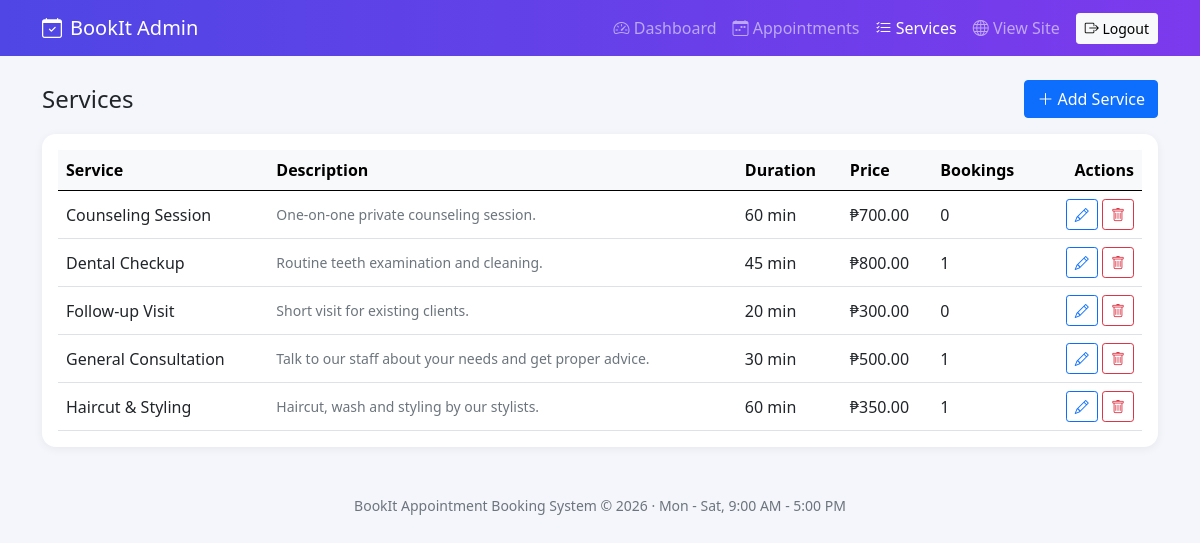
The app's page /admin/services.php (signed in) with its own data.
### tables this page shows
CREATE TABLE services (
  service_id INT AUTO_INCREMENT PRIMARY KEY,
  service_name VARCHAR(100) NOT NULL,
  description VARCHAR(255) NULL,
  duration_minutes INT NOT NULL DEFAULT 30,
  price DECIMAL(10,2) NOT NULL DEFAULT 0.00
);

### includes/functions.php (called while the page is built, shortened)
<?php
function clean($text) {
    return htmlspecialchars((string) $text, ENT_QUOTES, 'UTF-8');
}

### admin/services.php (the view, shortened to what this page needs)
<?php
require_once '../includes/functions.php';
$services = $conn->query("SELECT s.*, (SELECT COUNT(*) FROM appointments a WHERE a.service_id = s.service_id) AS booked
                          FROM services s ORDER BY s.service_name");
include '../includes/header.php';
?>
<div class="d-flex flex-wrap justify-content-between align-items-center gap-2 mb-3">
  <h4 class="mb-0">Services</h4>
  <a href="service_form.php" class="btn btn-primary"><i class="bi bi-plus-lg"></i> Add Service</a>
</div>
<div class="card p-3">
  <div class="table-responsive">
    <table class="table table-hover align-middle mb-0">
      <thead class="table-light">
        <tr><th>Service</th><th>Description</th><th>Duration</th><th>Price</th><th>Bookings</th><th class="text-end">Actions</th></tr>
      </thead>
      <tbody>
        <?php while ($s = $services->fetch_assoc()): ?>
          <tr>
            <td class="fw-semibold"><?= clean($s['service_name']) ?></td>
            <td class="text-muted small"><?= clean($s['description']) ?></td>
            <td><?= $s['duration_minutes'] ?> min</td>
            <td>&#8369;<?= number_format($s['price'], 2) ?></td>
            <td><?= $s['booked'] ?></td>
            <td class="text-end text-nowrap">
              <a href="service_form.php?id=<?= $s['service_id'] ?>" class="btn btn-sm btn-outline-primary"><i class="bi bi-pencil"></i></a>
              <form method="post" class="d-inline" onsubmit="return confirm('Delete this service?');">
                <button class="btn btn-sm btn-outline-danger"><i class="bi bi-trash"></i></button>
              </form>
            </td>
          </tr>
        <?php endwhile; ?>
      </tbody>
    </table>
  </div>
</div>
<?php include '../includes/footer.php'; ?>

### assets/css/style.css (style rules this page uses)
body { background: #f4f6fb; }
.card { border: 0; border-radius: 14px; box-shadow: 0 2px 10px rgba(0,0,0,.06); }

### records on screen
services: service_name "Counseling Session", description "One-on-one private counseling session.", duration_minutes "60", price "700.00", booked "0"
services: service_name "Dental Checkup", description "Routine teeth examination and cleaning.", duration_minutes "45", price "800.00", booked "1"
services: service_name "Follow-up Visit", description "Short visit for existing clients.", duration_minutes "20", price "300.00", booked "0"
services: service_name "General Consultation", description "Talk to our staff about your needs and get proper advice.", duration_minutes "30", price "500.00", booked "1"
services: service_name "Haircut & Styling", description "Haircut, wash and styling by our stylists.", duration_minutes "60", price "350.00", booked "1"
